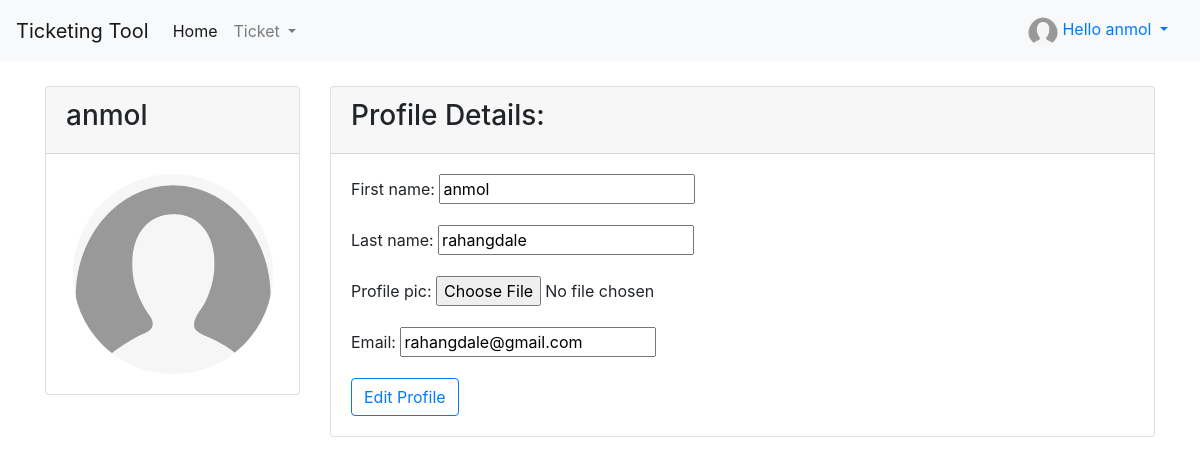
/edit-profile/ (signed in), run on the app's committed database.
### tool/models.py (models this page shows, shortened)
class Operator(models.Model):
    user = models.OneToOneField(User,on_delete=models.CASCADE,null=True)
    first_name = models.CharField(max_length=20,null=True,blank=False)
    last_name = models.CharField(max_length=20,null=True,blank=False)
    profile_pic = models.ImageField(upload_to='ProfilePicture/%y/%m/%d',null= True,blank=True)
    date_created = models.DateTimeField(auto_now_add=True,null=True)
    date_updated = models.DateTimeField(auto_now=True)
    email = models.EmailField(max_length=200,null=True,blank=False)

### tool/views.py (the view)
# urls.py: path('edit-profile/',views.userSettings,name='settings'),
@login_required(login_url='login')
def userSettings(request):
    operator = request.user.operator
    form = OperatorProfile(instance = operator)
    if request.method == 'POST':
        form = OperatorProfile(request.POST,request.FILES,instance=operator)
        if form.is_valid():
            form.save()
    dic = {
        'form':form,
    }
    return render(request,'ticket/userprofile.html',dic)

### tool/forms.py
class OperatorProfile(ModelForm):
    class Meta:
        model = Operator
        field = '__all__'
        exclude = ['user']

### tool/templates/ticket/userprofile.html (shortened to what this page needs)
{% extends 'base.html' %}
{% load static %}
{% block content %}
<br>
<div class="row">
    <div class="col-3">
        <div class="card">
            <div class="card-header">
                <h3>{{request.user}}</h3>
            </div>
            <div class="card-body">
                <div class="text-center">
                    <img
                    {% if request.user.operator.profile_pic %}
                    src="{{request.user.operator.profile_pic.url}}"
                    {% else %}
                    src="{% static 'images/profile.png' %}"
                    {% endif %}
                    alt="{{form.user.operator.first_name}}"
                    style="width: 200px;height: 200px; border-radius: 50%;
                    background-size: cover;
                    background-position: center;">
                  </div>
            </div>
        </div>
    </div>
    <div class="col-9">
        <div class="card">
            <div class="card-header">
                <h3> Profile Details:</h3>
            </div>
            <div class="card-body">
                <form action="" method="post" class="form" enctype="multipart/form-data">
                    {{form.as_p}}
                    <input type="submit" value="Edit Profile" class="btn btn-outline-primary ">
                </form>
            </div>
        </div>
    </div>
</div>
{% endblock content %}

### tool/templates/base.html (shortened to what this page needs)
{% load static %}
<!DOCTYPE html>
<html lang="en">
<head>
    <link rel="stylesheet" href="https://cdn.jsdelivr.net/npm/bootstrap@4.0.0/dist/css/bootstrap.min.css"
>
        <link rel="stylesheet" href="{%static 'css/ticket_style.css'%}">
</head>
<body>
    <nav class="navbar navbar-expand-lg navbar-light bg-light">
        <a class="navbar-brand" href="#">Ticketing Tool</a>
        <div class="collapse navbar-collapse" id="navbarSupportedContent">
            {% if request.user.is_authenticated %}
            <ul class="navbar-nav mr-auto">
                <li class="nav-item active">
                    <a class="nav-link" href="{% url 'index' %}">Home </a>
                </li>
                <li class="nav-item dropdown">
                    <a class="nav-link dropdown-toggle" href="#" id="navbarDropdown" role="button"
                        data-toggle="dropdown" aria-haspopup="true" aria-expanded="false">
                        Ticket
                    </a>
                </li>
            </ul>
            {% endif %}
            <div class="d-flex" role="search">
                <span class="dropdown">
                    {% if request.user.is_authenticated %}
                    <a class="nav-link dropdown-toggle" href="#" id="navbarDropdown" role="button"
                        data-toggle="dropdown" aria-haspopup="true" aria-expanded="false">
                        <img
                        {% if request.user.operator.profile_pic %}
                        src="{{request.user.operator.profile_pic.url}}"
                        {% else %}
                        src="{% static 'images/profile.png' %}"
                        {% endif %}
                        alt="{{form.user.operator.first_name}}"
                        style="width: 30px;height: 30px; border-radius: 50%;
                        background-size: cover;
                        background-position: center;">
                        Hello {{request.user.operator.first_name|default:request.user.username}}
                    </a>
                    {%else%}
                    <a href="{% url 'login' %}">Login-in</a>
                    {% endif %}
                </span>
            </div>
        </div>
    </nav>
    <div class="container">
        {% block content %}
        {% endblock content %}
    </div>
</body>
</html>

### tool/static/css/ticket_style.css (style rules this page uses)
body { margin: 0; padding: 0; }

### data on the page
Operator: first_name "anmol", last_name "rahangdale", email "rahangdale@gmail.com"

### other printed values
{{ request.user.operator.first_name|default:request.user.username }} "anmol"
{{ request.user }} "anmol"
